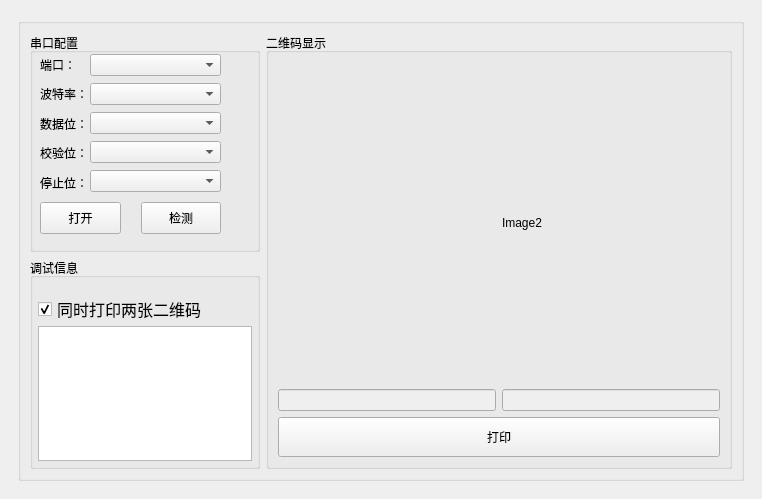
<?xml version="1.0" encoding="UTF-8"?>
<ui version="4.0">
 <class>MainWindow</class>
 <widget class="QMainWindow" name="MainWindow">
  <property name="geometry">
   <rect>
    <x>0</x>
    <y>0</y>
    <width>762</width>
    <height>499</height>
   </rect>
  </property>
  <property name="sizePolicy">
   <sizepolicy hsizetype="Expanding" vsizetype="Preferred">
    <horstretch>0</horstretch>
    <verstretch>0</verstretch>
   </sizepolicy>
  </property>
  <property name="windowTitle">
   <string>MainWindow</string>
  </property>
  <widget class="QWidget" name="centralwidget">
   <layout class="QGridLayout" name="gridLayout_2">
    <item row="0" column="0">
     <widget class="QWidget" name="widget_main" native="true">
      <property name="styleSheet">
       <string notr="true"/>
      </property>
      <layout class="QVBoxLayout" name="verticalLayout_9">
       <item>
        <widget class="QGroupBox" name="groupBox_3">
         <property name="sizePolicy">
          <sizepolicy hsizetype="Expanding" vsizetype="Expanding">
           <horstretch>0</horstretch>
           <verstretch>0</verstretch>
          </sizepolicy>
         </property>
         <property name="layoutDirection">
          <enum>Qt::LeftToRight</enum>
         </property>
         <property name="title">
          <string/>
         </property>
         <layout class="QHBoxLayout" name="horizontalLayout_5">
          <item>
           <widget class="QWidget" name="widget" native="true">
            <property name="maximumSize">
             <size>
              <width>230</width>
              <height>16777215</height>
             </size>
            </property>
            <layout class="QVBoxLayout" name="verticalLayout_4">
             <property name="leftMargin">
              <number>0</number>
             </property>
             <property name="topMargin">
              <number>0</number>
             </property>
             <property name="rightMargin">
              <number>0</number>
             </property>
             <property name="bottomMargin">
              <number>0</number>
             </property>
             <item>
              <widget class="QGroupBox" name="groupBox_2">
               <property name="sizePolicy">
                <sizepolicy hsizetype="Expanding" vsizetype="Preferred">
                 <horstretch>0</horstretch>
                 <verstretch>0</verstretch>
                </sizepolicy>
               </property>
               <property name="minimumSize">
                <size>
                 <width>50</width>
                 <height>219</height>
                </size>
               </property>
               <property name="title">
                <string>串口配置</string>
               </property>
               <widget class="QWidget" name="layoutWidget">
                <property name="geometry">
                 <rect>
                  <x>60</x>
                  <y>20</y>
                  <width>131</width>
                  <height>141</height>
                 </rect>
                </property>
                <layout class="QVBoxLayout" name="verticalLayout_2">
                 <item>
                  <widget class="QComboBox" name="port_comboBox">
                   <property name="sizePolicy">
                    <sizepolicy hsizetype="Expanding" vsizetype="Fixed">
                     <horstretch>0</horstretch>
                     <verstretch>0</verstretch>
                    </sizepolicy>
                   </property>
                  </widget>
                 </item>
                 <item>
                  <widget class="QComboBox" name="buadrate_comboBox">
                   <property name="sizePolicy">
                    <sizepolicy hsizetype="Expanding" vsizetype="Fixed">
                     <horstretch>0</horstretch>
                     <verstretch>0</verstretch>
                    </sizepolicy>
                   </property>
                  </widget>
                 </item>
                 <item>
                  <widget class="QComboBox" name="databits_comboBox">
                   <property name="sizePolicy">
                    <sizepolicy hsizetype="Expanding" vsizetype="Fixed">
                     <horstretch>0</horstretch>
                     <verstretch>0</verstretch>
                    </sizepolicy>
                   </property>
                  </widget>
                 </item>
                 <item>
                  <widget class="QComboBox" name="parity_comboBox">
                   <property name="sizePolicy">
                    <sizepolicy hsizetype="Expanding" vsizetype="Fixed">
                     <horstretch>0</horstretch>
                     <verstretch>0</verstretch>
                    </sizepolicy>
                   </property>
                  </widget>
                 </item>
                 <item>
                  <widget class="QComboBox" name="stopbits_comboBox">
                   <property name="sizePolicy">
                    <sizepolicy hsizetype="Expanding" vsizetype="Fixed">
                     <horstretch>0</horstretch>
                     <verstretch>0</verstretch>
                    </sizepolicy>
                   </property>
                  </widget>
                 </item>
                </layout>
               </widget>
               <widget class="QWidget" name="layoutWidget_2">
                <property name="geometry">
                 <rect>
                  <x>10</x>
                  <y>20</y>
                  <width>50</width>
                  <height>141</height>
                 </rect>
                </property>
                <layout class="QVBoxLayout" name="verticalLayout_3">
                 <item>
                  <widget class="QLabel" name="label">
                   <property name="sizePolicy">
                    <sizepolicy hsizetype="Expanding" vsizetype="Preferred">
                     <horstretch>0</horstretch>
                     <verstretch>0</verstretch>
                    </sizepolicy>
                   </property>
                   <property name="text">
                    <string>端口：</string>
                   </property>
                  </widget>
                 </item>
                 <item>
                  <widget class="QLabel" name="label_2">
                   <property name="sizePolicy">
                    <sizepolicy hsizetype="Expanding" vsizetype="Preferred">
                     <horstretch>0</horstretch>
                     <verstretch>0</verstretch>
                    </sizepolicy>
                   </property>
                   <property name="text">
                    <string>波特率：</string>
                   </property>
                  </widget>
                 </item>
                 <item>
                  <widget class="QLabel" name="label_3">
                   <property name="sizePolicy">
                    <sizepolicy hsizetype="Expanding" vsizetype="Preferred">
                     <horstretch>0</horstretch>
                     <verstretch>0</verstretch>
                    </sizepolicy>
                   </property>
                   <property name="text">
                    <string>数据位：</string>
                   </property>
                  </widget>
                 </item>
                 <item>
                  <widget class="QLabel" name="label_4">
                   <property name="sizePolicy">
                    <sizepolicy hsizetype="Expanding" vsizetype="Preferred">
                     <horstretch>0</horstretch>
                     <verstretch>0</verstretch>
                    </sizepolicy>
                   </property>
                   <property name="text">
                    <string>校验位：</string>
                   </property>
                  </widget>
                 </item>
                 <item>
                  <widget class="QLabel" name="label_5">
                   <property name="sizePolicy">
                    <sizepolicy hsizetype="Expanding" vsizetype="Preferred">
                     <horstretch>0</horstretch>
                     <verstretch>0</verstretch>
                    </sizepolicy>
                   </property>
                   <property name="text">
                    <string>停止位：</string>
                   </property>
                  </widget>
                 </item>
                </layout>
               </widget>
               <widget class="QWidget" name="layoutWidget_3">
                <property name="geometry">
                 <rect>
                  <x>10</x>
                  <y>160</y>
                  <width>181</width>
                  <height>51</height>
                 </rect>
                </property>
                <layout class="QHBoxLayout" name="horizontalLayout_4">
                 <property name="spacing">
                  <number>20</number>
                 </property>
                 <item>
                  <widget class="QPushButton" name="open_port_Button">
                   <property name="sizePolicy">
                    <sizepolicy hsizetype="Expanding" vsizetype="Fixed">
                     <horstretch>0</horstretch>
                     <verstretch>0</verstretch>
                    </sizepolicy>
                   </property>
                   <property name="minimumSize">
                    <size>
                     <width>50</width>
                     <height>32</height>
                    </size>
                   </property>
                   <property name="text">
                    <string>打开</string>
                   </property>
                  </widget>
                 </item>
                 <item>
                  <widget class="QPushButton" name="check_port_Button">
                   <property name="enabled">
                    <bool>true</bool>
                   </property>
                   <property name="sizePolicy">
                    <sizepolicy hsizetype="Expanding" vsizetype="Fixed">
                     <horstretch>0</horstretch>
                     <verstretch>0</verstretch>
                    </sizepolicy>
                   </property>
                   <property name="minimumSize">
                    <size>
                     <width>80</width>
                     <height>32</height>
                    </size>
                   </property>
                   <property name="layoutDirection">
                    <enum>Qt::LeftToRight</enum>
                   </property>
                   <property name="text">
                    <string>检测</string>
                   </property>
                  </widget>
                 </item>
                </layout>
               </widget>
               <zorder>layoutWidget</zorder>
               <zorder>layoutWidget_2</zorder>
               <zorder>layoutWidget_3</zorder>
               <zorder>groupBox_4</zorder>
              </widget>
             </item>
             <item>
              <widget class="QGroupBox" name="groupBox_4">
               <property name="enabled">
                <bool>true</bool>
               </property>
               <property name="sizePolicy">
                <sizepolicy hsizetype="Expanding" vsizetype="Preferred">
                 <horstretch>0</horstretch>
                 <verstretch>0</verstretch>
                </sizepolicy>
               </property>
               <property name="minimumSize">
                <size>
                 <width>50</width>
                 <height>0</height>
                </size>
               </property>
               <property name="title">
                <string>调试信息</string>
               </property>
               <layout class="QGridLayout" name="gridLayout">
                <property name="leftMargin">
                 <number>5</number>
                </property>
                <property name="topMargin">
                 <number>16</number>
                </property>
                <property name="rightMargin">
                 <number>5</number>
                </property>
                <property name="bottomMargin">
                 <number>5</number>
                </property>
                <property name="spacing">
                 <number>2</number>
                </property>
                <item row="0" column="1">
                 <widget class="QCheckBox" name="checkBox">
                  <property name="sizePolicy">
                   <sizepolicy hsizetype="Expanding" vsizetype="Fixed">
                    <horstretch>0</horstretch>
                    <verstretch>0</verstretch>
                   </sizepolicy>
                  </property>
                  <property name="font">
                   <font>
                    <family>宋体</family>
                    <pointsize>12</pointsize>
                    <weight>50</weight>
                    <bold>false</bold>
                   </font>
                  </property>
                  <property name="text">
                   <string>同时打印两张二维码</string>
                  </property>
                  <property name="checked">
                   <bool>true</bool>
                  </property>
                 </widget>
                </item>
                <item row="1" column="1" colspan="2">
                 <widget class="QPlainTextEdit" name="plainTextEdit">
                  <property name="enabled">
                   <bool>true</bool>
                  </property>
                 </widget>
                </item>
               </layout>
              </widget>
             </item>
            </layout>
           </widget>
          </item>
          <item>
           <widget class="QGroupBox" name="groupBox">
            <property name="title">
             <string>二维码显示</string>
            </property>
            <layout class="QVBoxLayout" name="verticalLayout_5">
             <item>
              <layout class="QHBoxLayout" name="horizontalLayout">
               <item>
                <widget class="QLabel" name="rencode_view">
                 <property name="enabled">
                  <bool>true</bool>
                 </property>
                 <property name="sizePolicy">
                  <sizepolicy hsizetype="Expanding" vsizetype="Expanding">
                   <horstretch>0</horstretch>
                   <verstretch>0</verstretch>
                  </sizepolicy>
                 </property>
                 <property name="text">
                  <string/>
                 </property>
                 <property name="scaledContents">
                  <bool>false</bool>
                 </property>
                 <property name="alignment">
                  <set>Qt::AlignCenter</set>
                 </property>
                </widget>
               </item>
               <item>
                <widget class="QLabel" name="rencode_view_2">
                 <property name="sizePolicy">
                  <sizepolicy hsizetype="Expanding" vsizetype="Expanding">
                   <horstretch>0</horstretch>
                   <verstretch>0</verstretch>
                  </sizepolicy>
                 </property>
                 <property name="text">
                  <string>Image2</string>
                 </property>
                </widget>
               </item>
              </layout>
             </item>
             <item>
              <layout class="QHBoxLayout" name="horizontalLayout_2">
               <item>
                <widget class="QLineEdit" name="rencode_lineEdit">
                 <property name="enabled">
                  <bool>false</bool>
                 </property>
                </widget>
               </item>
               <item>
                <widget class="QLineEdit" name="rencode_lineEdit_2">
                 <property name="enabled">
                  <bool>false</bool>
                 </property>
                 <property name="sizePolicy">
                  <sizepolicy hsizetype="Expanding" vsizetype="Preferred">
                   <horstretch>0</horstretch>
                   <verstretch>0</verstretch>
                  </sizepolicy>
                 </property>
                </widget>
               </item>
              </layout>
             </item>
             <item>
              <widget class="QPushButton" name="print_button">
               <property name="minimumSize">
                <size>
                 <width>0</width>
                 <height>40</height>
                </size>
               </property>
               <property name="text">
                <string>打印</string>
               </property>
              </widget>
             </item>
            </layout>
           </widget>
          </item>
         </layout>
        </widget>
       </item>
      </layout>
     </widget>
    </item>
   </layout>
  </widget>
 </widget>
 <resources/>
 <connections/>
</ui>
